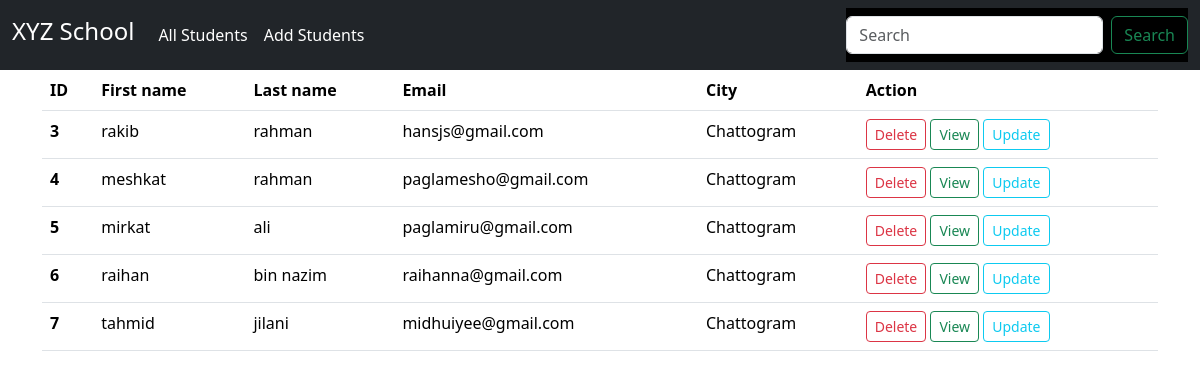
The page / on the database its author committed.
### student_manage/models.py (models this page shows, shortened)
class Student(models.Model):
            fname = models.CharField(max_length=100)
            lname = models.CharField(max_length=100)
            email = models.EmailField()
            city = models.CharField(max_length=100, default='Chattogram')

### student_manage/views.py (the view)
# urls.py: path('', views.student_list, name='home'),
def student_list(request):
    students = Student.objects.all()
    return render(request, "student_list/student_list.html" , {'student': students})

### templates/student_list/student_list.html (shortened to what this page needs)
<!doctype html>
{% load static %}
<html lang="en">
  <head>
    <link href="https://cdn.jsdelivr.net/npm/bootstrap@5.3.3/dist/css/bootstrap.min.css" rel="stylesheet">
    <lin rel="stylesheet" href="/static/css/static.css">
    <lin rel="stylesheet" href="https://cdn.jsdelivr.net/npm/@fortawesome/fontawesome-free@6.6.0/css/fontawesome.min.css">
  </head>
  <body>
    {% include "student_list/navbar.html" %}
    {% block content %}
   <div class="container">
    <table class="table table-hover">
      <thead>
        <tr>
          <th scope="col">ID</th>
          <th scope="col">First name </th>
          <th scope="col">Last name</th>
          <th scope="col">Email</th>
          <th scope="col">City</th>
          <th scope="col">Action</th>
        </tr>
      </thead>
      <tbody>
        {% for st in student  %}
        <tr>
          <th>{{st.id}}</th>
          <td>{{st.fname}}</td>
          <td>{{st.lname}}</td>
          <td>{{st.email}}</td>
          <td>{{st.city}}</td>
          <td>
            <button type="button" class="btn btn-outline-danger btn-sm" data-bs-toggle="modal" data-bs-target="#deleteModal{{st.id}}">Delete</button>
            <button type="button" class="btn btn-outline-success btn-sm" data-bs-toggle="modal" data-bs-target="#viewModal{{st.id}}">View</button>
            <a href="{% url "update" st.id %}"> <button type="button" class="btn btn-outline-info btn-sm">Update</button></a>
          </td>
        </tr>
        {% endfor %}
      </tbody>
    </table>
    </div>
   {% endblock content %}
  </body>
</html>

### templates/student_list/navbar.html (shortened to what this page needs)
<nav class="navbar navbar-expand-lg navbar-dark bg-dark">
    <div class="container-fluid">
      <a class="navbar-brand" href="#" ><h4>XYZ School</h4></a>
      <div class="collapse navbar-collapse" id="navbarNav">
        <ul class="navbar-nav">
          <li class="nav-item">
            <a class="nav-link active" aria-current="page" href="/">All Students</a>
          </li>
          <li class="nav-item">
            <a class="nav-link active" href="{% url "add" %}">Add Students</a>
          </li>
          </ul>
          </div>
          <nav class="navbar bg-black">
              <form action={% url "search" %} class="d-flex" role="search" method="POST">
                <input class="form-control me-2" type="search" placeholder="Search" aria-label="Search" name="search">
                <button class="btn btn-outline-success" type="submit">Search</button>
              </form>
          </nav>
    </div>
  </nav>

### rows shown on the page
Student: id "3", fname "rakib", lname "rahman", email "hansjs@gmail.com", city "Chattogram"
Student: id "4", fname "meshkat", lname "rahman", email "paglamesho@gmail.com", city "Chattogram"
Student: id "5", fname "mirkat", lname "ali", email "paglamiru@gmail.com", city "Chattogram"
Student: id "6", fname "raihan", lname "bin nazim", email "raihanna@gmail.com", city "Chattogram"
Student: id "7", fname "tahmid", lname "jilani", email "midhuiyee@gmail.com", city "Chattogram"
